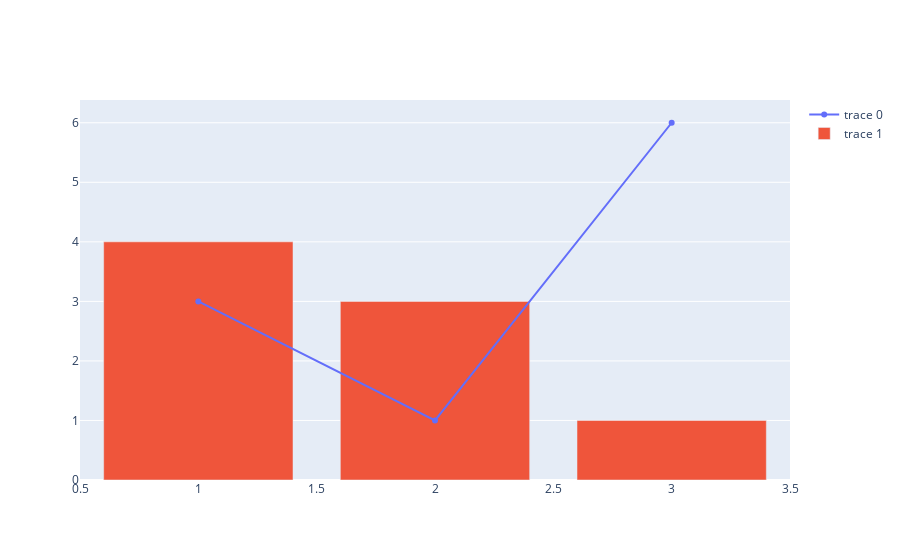

Notebook cell for this chart:
### Code cell
data = {
    'x': [1,2,3],
    'y': [4,3,1]
}
bar_tarace = go.Bar(x=data['x'],y=data['y'])
scatter_bar_fig = go.Figure(data=[scatter_trace,bar_tarace])
scatter_bar_fig.show()

### Figure 1 — Plotly figure (JSON) as saved in the notebook; plotly's stock layout.template omitted (floating-point values rounded to 4 significant figures)
{"data": [{"type": "scatter", "x": [1, 2, 3], "y": [3, 1, 6]}, {"type": "bar", "x": [1, 2, 3], "y": [4, 3, 1]}], "layout": {}}
